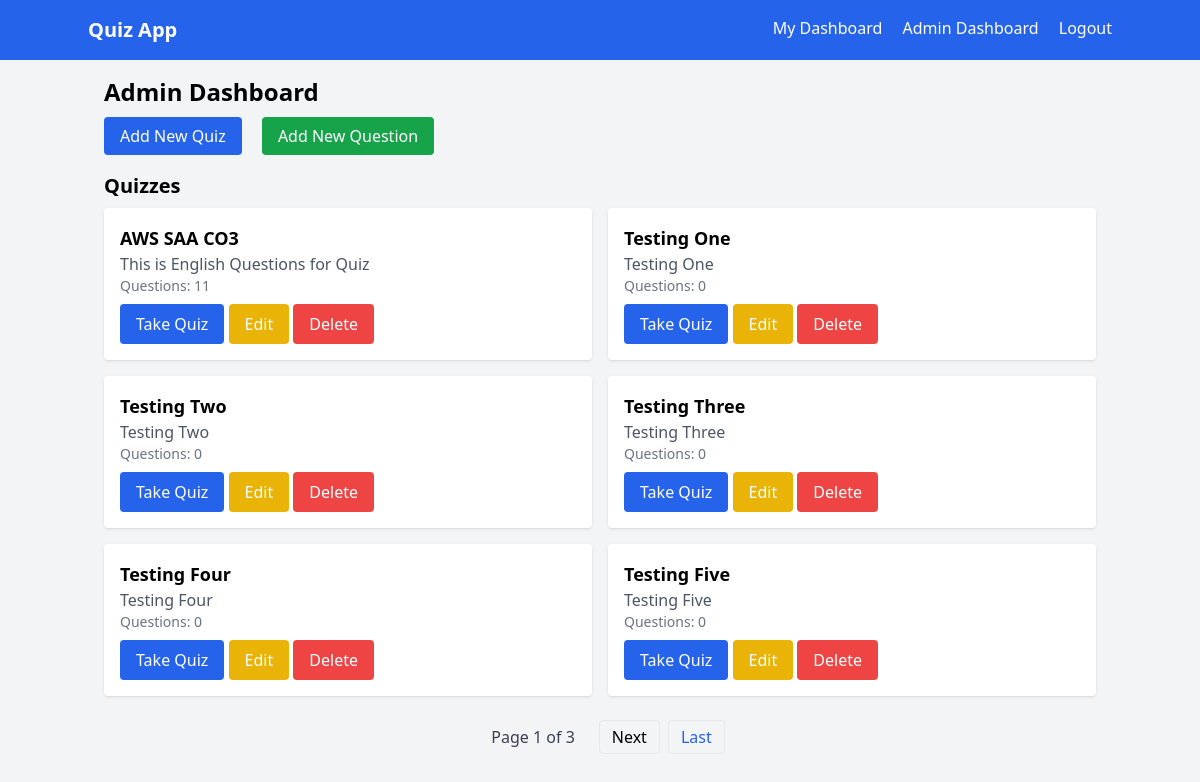
The page /admin_dashboard/ (signed in) on the database its author committed.
### quizzes/models.py (models this page shows, shortened)
class Quiz(models.Model):
    title = models.CharField(max_length=255)
    description = models.TextField(blank=True)
    created_at = models.DateTimeField(auto_now_add=True)

### quizzes/views.py (the view)
# urls.py: path('admin_dashboard/', views.admin_dashboard, name='admin_dashboard'),
@user_passes_test(is_superuser)
@login_required
def admin_dashboard(request):
    quizzes = Quiz.objects.all()
    page_obj= paginatorVal(quizzes, request.GET.get('page'), 6)
    return render(request, 'dashboard/admin_dashboard.html', {'quizzes': page_obj})

### quizzes/views.py (called while the page is built)
def is_superuser(user):
    return user.is_superuser

def paginatorVal(objects, page, number):
    paginator = Paginator(objects, number)
    page_number = page
    page_obj = paginator.get_page(page_number)
    return page_obj

### quizzes/templates/dashboard/admin_dashboard.html (shortened to what this page needs)
{% extends 'base.html' %}
{% block content %}
<h1 class="text-2xl font-bold mb-4">Admin Dashboard</h1>
<div class="mb-6">
    <a href="{% url 'add_quiz' %}" class="bg-blue-600 text-white px-4 py-2 rounded hover:bg-blue-700">Add New Quiz</a>
    <a href="{% url 'add_question' %}" class="bg-green-600 text-white px-4 py-2 rounded hover:bg-green-700 ml-4">Add New Question</a>
</div>
<h2 class="text-xl font-semibold mb-2">Quizzes</h2>
<div class="grid grid-cols-1 md:grid-cols-2 gap-4">
    {% for quiz in quizzes %}
        <div class="bg-white p-4 rounded shadow">
            <h3 class="text-lg font-semibold">{{ quiz.title }}</h3>
            <p class="text-gray-600">{{ quiz.description }}</p>
            <p class="text-sm text-gray-500">Questions: {{ quiz.questions.count }}</p>
            <a href="{% url 'take_quiz' quiz.id %}" class="mt-2 inline-block bg-blue-600 text-white px-4 py-2 rounded hover:bg-blue-700">Take Quiz</a>
            {% if user.is_superuser %}
                <a href="{% url 'edit_quiz' quiz.id %}" class="mt-2 inline-block bg-yellow-500 text-white px-4 py-2 rounded hover:bg-yellow-600">Edit</a>
                <a href="{% url 'delete_quiz' quiz.id %}" class="mt-2 inline-block bg-red-500 text-white px-4 py-2 rounded hover:bg-red-600">Delete</a>
            {% endif %}
        </div>
    {% empty %}
        <p>No quizzes available.</p>
    {% endfor %}
</div>
{% if quizzes.has_other_pages %}
    <div class="flex justify-center items-center space-x-2 mt-6">
        <span class="px-4 py-1 font-medium text-gray-700">
            Page {{ quizzes.number }} of {{ quizzes.paginator.num_pages }}
        </span>
        {% if quizzes.has_next %}
            <a href="?page={{ quizzes.next_page_number }}" class="px-3 py-1 border rounded hover:bg-gray-100">Next</a>
            <a href="?page={{ quizzes.paginator.num_pages }}" class="px-3 py-1 border rounded text-blue-600 hover:bg-gray-100">Last</a>
        {% endif %}
    </div>
{% endif %}
{% endblock %}

### rows shown on the page
Quiz: title "AWS SAA CO3", description "This is English Questions for Quiz", questions.count "11"
Quiz: title "Testing One", description "Testing One", questions.count "0"
Quiz: title "Testing Two", description "Testing Two", questions.count "0"
Quiz: title "Testing Three", description "Testing Three", questions.count "0"
Quiz: title "Testing Four", description "Testing Four", questions.count "0"
Quiz: title "Testing Five", description "Testing Five", questions.count "0"

### other values the page prints
{{ quizzes.number }} "1"
{{ quizzes.paginator.num_pages }} "3"
